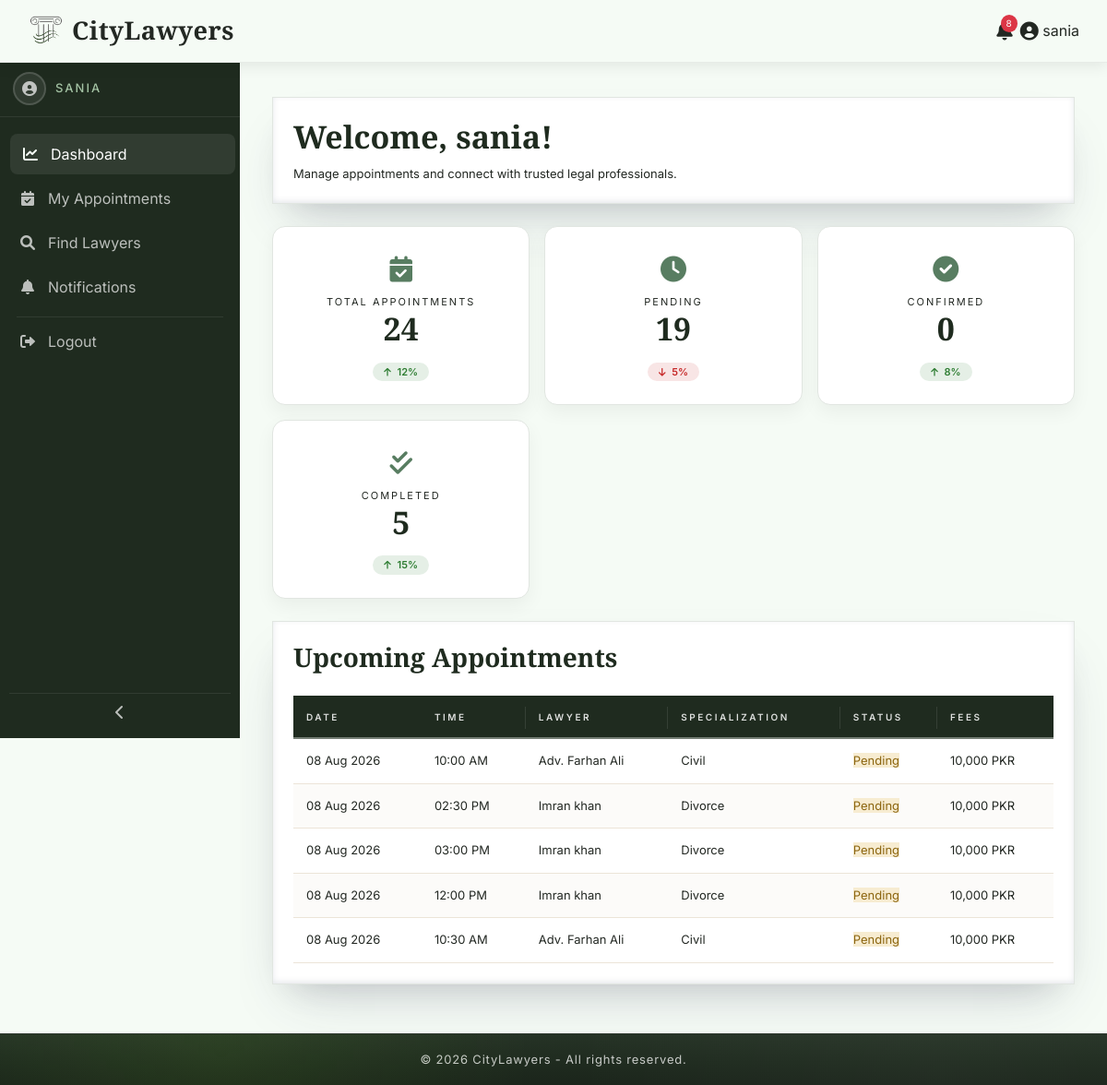
Page /customer/index.php (signed in) on the committed database.
### tables this page shows
CREATE TABLE `appointments` (
  `id` int(11) NOT NULL,
  `lawyer_id` int(11) NOT NULL,
  `customer_id` int(11) NOT NULL,
  `slot_id` int(11) DEFAULT NULL,
  `appointment_date` date NOT NULL,
  `appointment_time` time NOT NULL,
  `status` enum('pending','confirmed','completed','cancelled') DEFAULT 'pending',
  `booking_message` text DEFAULT NULL,
  `created_at` timestamp NOT NULL DEFAULT current_timestamp(),
  `is_rescheduled` tinyint(1) DEFAULT 0,
  `original_date` date DEFAULT NULL,
  `original_time` time DEFAULT NULL,
  `reschedule_count` int(11) DEFAULT 0
);

CREATE TABLE `lawyers` (
  `id` int(11) NOT NULL,
  `name` varchar(100) NOT NULL,
  `email` varchar(100) NOT NULL,
  `password` varchar(255) NOT NULL,
  `phone` varchar(20) DEFAULT NULL,
  `address` text DEFAULT NULL,
  `city` varchar(50) DEFAULT NULL,
  `specialization` varchar(50) DEFAULT NULL,
  `gender` enum('male','female','other') DEFAULT 'male',
  `experience` int(3) DEFAULT NULL,
  `fees` decimal(10,2) DEFAULT NULL,
  `profile_pic` varchar(255) DEFAULT NULL,
  `bio` text DEFAULT NULL,
  `avg_rating` decimal(2,1) DEFAULT 0.0,
  `status` enum('pending','approved','rejected') DEFAULT 'pending',
  `created_at` timestamp NOT NULL DEFAULT current_timestamp(),
  `is_featured` tinyint(1) DEFAULT 0,
  `core_specialization` text DEFAULT NULL,
  `academic_credentials` text DEFAULT NULL
);

### customer/index.php (the view, shortened to what this page needs)
<?php
require_once '../includes/config.php';
$customer_id = $_SESSION['customer_id'];
$customer_name = $_SESSION['customer_name'];
$upcomingSql = "
    SELECT a.*,
           l.name AS lawyer_name,
           l.specialization,
           l.fees
    FROM appointments a
    INNER JOIN lawyers l ON a.lawyer_id = l.id
    WHERE a.customer_id = :customer_id
      AND a.status IN ('pending', 'confirmed')
    ORDER BY a.appointment_date ASC
    LIMIT 5
";
$upcomingStmt = $conn->prepare($upcomingSql);
$upcomingStmt->execute([':customer_id' => $customer_id]);
$upcomingAppointments = $upcomingStmt->fetchAll(PDO::FETCH_ASSOC);
$totalStmt = $conn->prepare("SELECT COUNT(*) as count FROM appointments WHERE customer_id = ?");
$totalStmt->execute([$customer_id]);
$total = $totalStmt->fetch(PDO::FETCH_ASSOC)['count'];
$pendingStmt = $conn->prepare("SELECT COUNT(*) as count FROM appointments WHERE customer_id = ? AND status = 'pending'");
$pendingStmt->execute([$customer_id]);
$pending = $pendingStmt->fetch(PDO::FETCH_ASSOC)['count'];
$confirmedStmt = $conn->prepare("SELECT COUNT(*) as count FROM appointments WHERE customer_id = ? AND status = 'confirmed'");
$confirmedStmt->execute([$customer_id]);
$confirmed = $confirmedStmt->fetch(PDO::FETCH_ASSOC)['count'];
$completedStmt = $conn->prepare("SELECT COUNT(*) as count FROM appointments WHERE customer_id = ? AND status = 'completed'");
$completedStmt->execute([$customer_id]);
$completed = $completedStmt->fetch(PDO::FETCH_ASSOC)['count'];
include '../includes/header.php';
?>
<link rel="stylesheet" href="<?php echo BASE_URL; ?>assets/css/dashboard.css">
<link rel="stylesheet" href="<?php echo BASE_URL; ?>assets/css/tables.css">
<link rel="stylesheet" href="<?php echo BASE_URL; ?>assets/css/sidebar.css">
<div class="dashboard-wrapper">
    <?php include '../includes/dashboard-sidebar.php'; ?>
    <div class="main-content">
        <div class="dashboard-card">
            <h2 class="dashboard-title">Welcome, <?php echo htmlspecialchars($customer_name); ?>!</h2>
            <p class="dashboard-subtitle">Manage appointments and connect with trusted legal professionals.</p>
        </div>
        <div class="stats-grid">
            <div class="stat-box">
                <span class="stat-icon"><i class="fas fa-calendar-check"></i></span>
                 <p>Total Appointments</p>
                <h3><?php echo $total; ?></h3>
                <div class="stat-trend up">
                    <i class="fas fa-arrow-up"></i> 12%
                </div>
            </div>
            <div class="stat-box">
                <span class="stat-icon"><i class="fas fa-clock"></i></span>
                 <p>Pending</p>
                <h3><?php echo $pending; ?></h3>
                <div class="stat-trend down">
                    <i class="fas fa-arrow-down"></i> 5%
                </div>
            </div>
            <div class="stat-box">
                <span class="stat-icon"><i class="fas fa-check-circle"></i></span>
                  <p>Confirmed</p>
                <h3><?php echo $confirmed; ?></h3>
                <div class="stat-trend up">
                    <i class="fas fa-arrow-up"></i> 8%
                </div>
            </div>
            <div class="stat-box">
                <span class="stat-icon"><i class="fas fa-check-double"></i></span>
                 <p>Completed</p>
                <h3><?php echo $completed; ?></h3>
                <div class="stat-trend up">
                    <i class="fas fa-arrow-up"></i> 15%
                </div>
            </div>
        </div>
        <div class="dashboard-card">
            <h3 class="dashboard-title" style="font-size:28px;">Upcoming Appointments</h3>
            <?php if (count($upcomingAppointments) > 0): ?>
                <div class="table-wrap">
                    <table class="dashboard-table">
                        <thead>
                            <tr>
                                <th>Date</th>
                                <th>Time</th>
                                <th>Lawyer</th>
                                <th>Specialization</th>
                                <th>Status</th>
                                <th>Fees</th>
                            </tr>
                        </thead>
                        <tbody>
                            <?php foreach ($upcomingAppointments as $row): ?>
                            <tr>
                                <td><?php echo date('d M Y', strtotime($row['appointment_date'])); ?></td>
                                <td><?php echo date('h:i A', strtotime($row['appointment_time'])); ?></td>
                                <td><?php echo htmlspecialchars($row['lawyer_name']); ?></td>
                                <td><?php echo htmlspecialchars($row['specialization']); ?></td>
                                <td>
                                    <span class="status status-<?php echo $row['status']; ?>">
                                        <?php echo ucfirst($row['status']); ?>
                                    </span>
                                </td>
                                <td><?php echo number_format($row['fees']); ?> PKR</td>
                            </tr>
                            <?php endforeach; ?>
                        </tbody>
                    </table>
                </div>
            <?php else: ?>
                <p class="no-data">No upcoming appointments found.</p>
            <?php endif; ?>
        </div>
    </div>
</div>
<?php include '../includes/dashboard-footer.php'; ?>

### assets/css/global.css (style rules this page uses)
:root { --primary-color: #1F2B1F; --accent-color: #2F5D3A; --sidebar-light: #445544; --secondary-color: #F5FBF5; --surface-color: #FFFFFF; --surface-alt: #F7F8F6; --charcoal-black: #171C17; --charcoal-light: #232A23; --text-dark: #232823; --text-gray: rgba(255,255,255,.75); --text-muted: #98A09A; --text-white: #FFFFFF; --muted-white: #E9ECE8; --icon-gray: #BFC6BF; --border-color: #E1E6E1; --border-light: #EFF2EF; --border-soft: 1px solid rgba(142,247,43,.18); --card-radius: 14px; --white: #FFFFFF; --success: #2F7D32; --warning: #9A6A14; --danger: #B23B3B; --info: #2E5C86; --status-pending-bg: #F7ECD1; --status-pending-text: #8C650F; --status-approved-bg: #DDECDC; --status-approved-text: #2F6A33; --status-rejected-bg: #F3DEDE; --status-rejected-text: #9A3737; --status-confirmed-bg: #DDECDC; --status-confirmed-text: #2F6A33; --status-completed-bg: #DFE9F5; --status-completed-text: #2E5C86; --status-cancelled-bg: #F3DEDE; --status-cancelled-text: #9A3737; --btn-primary-bg: var(--primary-color); --btn-primary-hover: #172117; --btn-accent-bg: var(--accent-color); --btn-accent-hover: #23482D; --btn-approve-bg: #2F7D32; --btn-reject-bg: #B23B3B; --btn-delete-bg: #232823; --btn-delete-text: #E1E6E1; --btn-text: #FFFFFF; --shadow-sm: 0 8px 20px rgba(0,0,0,.05); --shadow-md: 0 18px 35px rgba(0,0,0,.10); --shadow-lg: rgba(50,50,93,.18) 0 30px 60px -20px, rgba(0,0,0,.14) 0 18px 35px -18px, rgba(10,37,64,.10) 0 -2px 6px inset; --shadow-hover: 0 45px 80px rgba(0,0,0,.22), 0 18px 40px rgba(0,0,0,.12), 0 30px 55px rgba(0,0,0,.14); --shadow-green-strong: 0 20px 60px rgba(47, 93, 58, 0.30), 0 10px 30px rgba(31, 43, 31, 0.12), 0 0 80px rgba(47, 93, 58, 0.08); --transition-fast: .25s ease; --transition: .4s ease; --transition-slow: .55s cubic-bezier(.2,.8,.2,1); --gradient-overlay: radial-gradient( circle at center, rgba(38, 85, 38, 0) 0%, rgba(18,30,18,.70) 45%, rgba(6,8,6,.92) 100% ); --sidebar-gradient: linear-gradient( 180deg, var(--charcoal-black) 0%, #263326 35%, var(--primary-color) 75%, #314931 100% ); }
* { margin: 0; padding: 0; box-sizing: border-box; }
html { scroll-behavior: smooth; }
body { font-family: 'Inter', sans-serif; background: var(--secondary-color); color: var(--text-dark); overflow-x: hidden; padding-top: 74px; }
h1, h2, h3, h4, h5, h6 { font-family: 'Cormorant Garamond', serif; font-weight: 600; }

### assets/css/tables.css (style rules this page uses)
.table-wrap { overflow-x: auto; }
.dashboard-table { width: 100%; border-collapse: collapse; margin-top: 15px; }
.dashboard-table thead { background: var(--primary-color); }
.dashboard-table thead tr { position: relative; }
.dashboard-table thead tr::after { content: ''; position: absolute; bottom: 0; left: 0; right: 0; height: 2px; background: var(--secondary-color, #c4a86a); opacity: 0.4; }
.dashboard-table th { font-size: 10px; letter-spacing: 2.5px; text-transform: uppercase; color: rgba(255, 255, 255, 0.85); padding: 16px 14px; font-weight: 600; text-align: left; background: var(--primary-color); border-bottom: none; position: relative; white-space: nowrap; }
.dashboard-table th:not(:last-child)::after { content: ''; position: absolute; right: 0; top: 25%; height: 50%; width: 1px; background: rgba(255, 255, 255, 0.10); }
.dashboard-table th:first-child::after { display: none; }
.dashboard-table td { padding: 14px 14px; border-bottom: 1px solid #ece4d8; font-size: 13px; color: var(--text-dark); vertical-align: middle; background: var(--white); transition: background 0.15s; }
.dashboard-table tbody tr:nth-child(even) td { background: #fcfbf9; }
.status-pending { background: var(--status-pending-bg); color: var(--status-pending-text); }

### assets/css/sidebar.css (style rules this page uses)
:root { --sidebar-width: 260px; --sidebar-collapsed: 70px; --sidebar-bg: var(--primary-color); --sidebar-hover: rgba(255,255,255,.08); --text-muted: rgba(255,255,255,.7); --text-active: #fff; }

### rows in the picture
appointments: appointment_date "08 Aug 2026", appointment_time "10:00 AM", lawyer.name "Adv. Farhan Ali", lawyer.specialization "Civil", status "Pending", lawyer.fees "10,000"
appointments: appointment_date "08 Aug 2026", appointment_time "02:30 PM", lawyer.name "Imran khan", lawyer.specialization "Divorce", status "Pending", lawyer.fees "10,000"
appointments: appointment_date "08 Aug 2026", appointment_time "03:00 PM", lawyer.name "Imran khan", lawyer.specialization "Divorce", status "Pending", lawyer.fees "10,000"
appointments: appointment_date "08 Aug 2026", appointment_time "12:00 PM", lawyer.name "Imran khan", lawyer.specialization "Divorce", status "Pending", lawyer.fees "10,000"
appointments: appointment_date "08 Aug 2026", appointment_time "10:30 AM", lawyer.name "Adv. Farhan Ali", lawyer.specialization "Civil", status "Pending", lawyer.fees "10,000"

### other values in the picture
SITE_NAME "CityLawyers"
$unread_count "8"
$user_name "sania"
$user_name "SANIA"
$customer_name "sania"
$total "24"
$pending "19"
$confirmed "0"
$completed "5"
